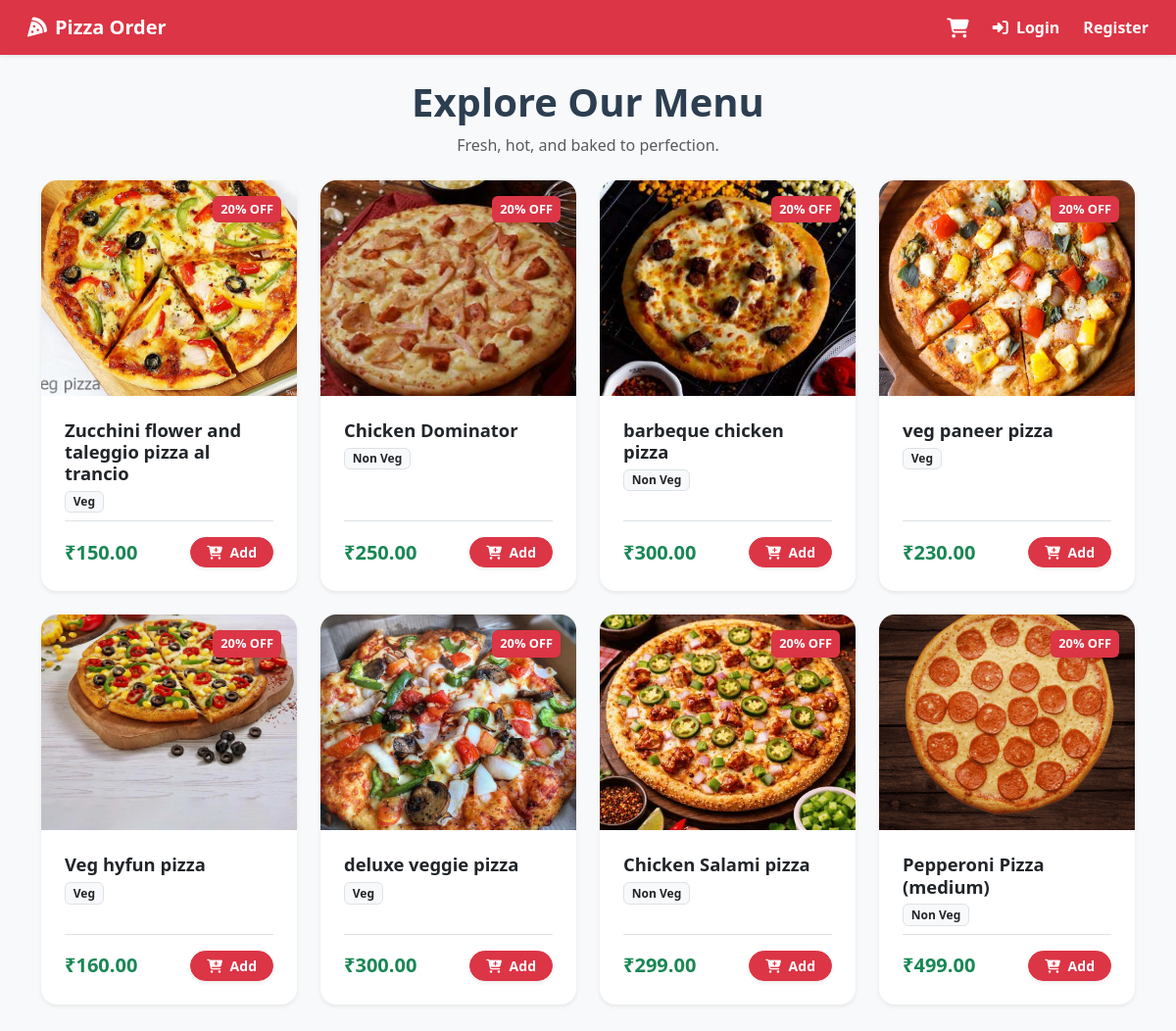
The page / on the database its author committed.
### Pizza/models.py (models this page shows, shortened)
class BaseModel(models.Model):
    uid = models.UUIDField(primary_key=True, default=uuid.uuid4, editable=False)
    created_at = models.DateTimeField(auto_now_add=True)
    updated_at = models.DateTimeField(auto_now=True)
    class Meta:
        abstract = True

class Pizza(BaseModel):
    category = models.ForeignKey(
        PizzaCategory,
        on_delete=models.CASCADE,
        related_name="pizzas"
    )
    pizza_name = models.CharField(max_length=100)
    price = models.DecimalField(max_digits=6, decimal_places=2)
    image = models.ImageField(upload_to='pizzas/', null=True, blank=True)

class PizzaCategory(BaseModel):
    category_name = models.CharField(max_length=100, unique=True)

### Pizza/views.py (the view)
# urls.py: path('', views.home, name='home'),
def home(request):
    pizzas = Pizza.objects.all()
    context = {
        'pizzas': pizzas
    }
    return render(request, 'home.html', context)

### templates/home.html (shortened to what this page needs)
{% extends "base.html" %}
{% block start %}
<div class="container mt-4 mb-4 text-center">
    <h1 class="fw-bold" style="color: #2c3e50;">Explore Our Menu</h1>
    <p class="text-muted">Fresh, hot, and baked to perfection.</p>
</div>
<div class="container mb-5">
    <div class="row g-4">
        {% for pizza in pizzas %}
        <div class="col-12 col-sm-6 col-md-4 col-lg-3">
            <div class="card h-100 shadow-sm pizza-card border-0">
                <div class="position-relative pizza-img-wrapper">
                    {% if pizza.image %}
                        <img src="{{ pizza.image.url }}" alt="{{ pizza.pizza_name }}">
                    {% else %}
                        <div class="bg-secondary d-flex align-items-center justify-content-center h-100 w-100 text-white">
                            No Image
                        </div>
                    {% endif %}
                    <span class="position-absolute top-0 end-0 bg-danger text-white px-2 py-1 m-3 rounded shadow-sm" style="font-size: 0.8rem; font-weight: bold; z-index: 2;">
                        20% OFF
                    </span>
                </div>
                <div class="card-body d-flex flex-column p-4">
                    <div class="mb-2">
                        <h5 class="card-title fw-bold mb-1" style="font-size: 1.15rem;">{{ pizza.pizza_name }}</h5>
                        <span class="badge bg-light text-dark border">{{ pizza.category.category_name }}</span>
                    </div>
                    <div class="mt-auto pt-3 d-flex justify-content-between align-items-center border-top">
                        <span class="fs-5 fw-bold text-success">₹{{ pizza.price }}</span>
                        <a href="{% url 'add_cart' pizza.uid %}" class="btn btn-danger btn-sm rounded-pill fw-bold px-3 btn-add-cart shadow-sm">
                            <i class="fa-solid fa-cart-plus me-1"></i> Add
                        </a>
                    </div>
                </div>
            </div>
        </div>
        {% empty %}
        <div class="col-12 text-center py-5">
            <i class="fa-solid fa-pizza-slice fa-3x text-muted mb-3"></i>
            <h3 class="text-muted fw-bold">Menu is updating!</h3>
            <p class="text-muted">We are currently firing up the ovens. Check back soon.</p>
        </div>
        {% endfor %}
    </div>
</div>
{% endblock %}

### templates/home.html (style rules this page uses)
.pizza-card { transition: all 0.3s ease-in-out; border-radius: 16px; }
.pizza-img-wrapper { height: 220px; overflow: hidden; border-top-left-radius: 16px; border-top-right-radius: 16px; }
.pizza-card img { width: 100%; height: 100%; object-fit: cover; transition: transform 0.5s ease; }
.btn-add-cart { transition: all 0.2s ease; }

### rows shown on the page
Pizza: image (picture), pizza_name "Zucchini flower and taleggio pizza al trancio", category.category_name "Veg", price "150.00"
Pizza: image (picture), pizza_name "Chicken Dominator", category.category_name "Non Veg", price "250.00"
Pizza: image (picture), pizza_name "barbeque chicken pizza", category.category_name "Non Veg", price "300.00"
Pizza: image (picture), pizza_name "veg paneer pizza", category.category_name "Veg", price "230.00"
Pizza: image (picture), pizza_name "Veg hyfun pizza", category.category_name "Veg", price "160.00"
Pizza: image (picture), pizza_name "deluxe veggie pizza", category.category_name "Veg", price "300.00"
Pizza: image (picture), pizza_name "Chicken Salami pizza", category.category_name "Non Veg", price "299.00"
Pizza: image (picture), pizza_name "Pepperoni Pizza (medium)", category.category_name "Non Veg", price "499.00"
